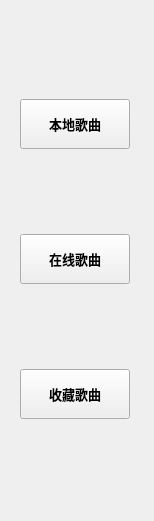
<?xml version="1.0" encoding="UTF-8"?>
<ui version="4.0">
 <class>selectMenu</class>
 <widget class="QWidget" name="selectMenu">
  <property name="geometry">
   <rect>
    <x>0</x>
    <y>0</y>
    <width>154</width>
    <height>521</height>
   </rect>
  </property>
  <property name="windowTitle">
   <string>Form</string>
  </property>
  <layout class="QVBoxLayout" name="verticalLayout_2">
   <item>
    <widget class="QWidget" name="widget" native="true">
     <layout class="QVBoxLayout" name="verticalLayout">
      <item>
       <widget class="QPushButton" name="localBtn">
        <property name="minimumSize">
         <size>
          <width>110</width>
          <height>50</height>
         </size>
        </property>
        <property name="maximumSize">
         <size>
          <width>110</width>
          <height>50</height>
         </size>
        </property>
        <property name="font">
         <font>
          <pointsize>10</pointsize>
          <weight>75</weight>
          <bold>true</bold>
         </font>
        </property>
        <property name="text">
         <string>本地歌曲</string>
        </property>
       </widget>
      </item>
      <item>
       <widget class="QPushButton" name="onlineBtn">
        <property name="minimumSize">
         <size>
          <width>110</width>
          <height>50</height>
         </size>
        </property>
        <property name="maximumSize">
         <size>
          <width>110</width>
          <height>50</height>
         </size>
        </property>
        <property name="font">
         <font>
          <pointsize>10</pointsize>
          <weight>75</weight>
          <bold>true</bold>
         </font>
        </property>
        <property name="text">
         <string>在线歌曲</string>
        </property>
       </widget>
      </item>
      <item>
       <widget class="QPushButton" name="collectionBtn">
        <property name="minimumSize">
         <size>
          <width>110</width>
          <height>50</height>
         </size>
        </property>
        <property name="maximumSize">
         <size>
          <width>110</width>
          <height>50</height>
         </size>
        </property>
        <property name="font">
         <font>
          <pointsize>10</pointsize>
          <weight>75</weight>
          <bold>true</bold>
         </font>
        </property>
        <property name="text">
         <string>收藏歌曲</string>
        </property>
       </widget>
      </item>
     </layout>
    </widget>
   </item>
  </layout>
 </widget>
 <resources/>
 <connections/>
</ui>
